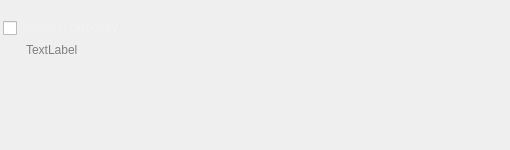
<?xml version="1.0" encoding="UTF-8"?>
<ui version="4.0">
 <class>GeneralItem</class>
 <widget class="QWidget" name="GeneralItem">
  <property name="geometry">
   <rect>
    <x>0</x>
    <y>0</y>
    <width>510</width>
    <height>150</height>
   </rect>
  </property>
  <property name="windowTitle">
   <string>Form</string>
  </property>
  <property name="styleSheet">
   <string notr="true">#setting_name{
	color:#f2f2f2;
	font: 18px &quot;Roboto&quot;;
	font-weight:300;
}

#setting_desc{
	color:gray;
	font:12px &quot;Lato&quot;;
	font-weight:300;
	margin-left:20;
}

#setting_path{
	background-color:rgb(45,45,45);
	color:#f2f2f2;
	border:1px solid rgb(40,40,40);
	border-radius:4px;
}

#set_default{
	background-color:#323232;
	font: 14px &quot;Lato&quot;;
	color:#f2f2f2;
}

#set_default:hover{
	color:#1473e6;
	text-decoration:underline;
	background-color:#323232;
}</string>
  </property>
  <widget class="QWidget" name="">
   <property name="geometry">
    <rect>
     <x>3</x>
     <y>5</y>
     <width>221</width>
     <height>47</height>
    </rect>
   </property>
   <layout class="QHBoxLayout" name="horizontalLayout">
    <item>
     <widget class="QCheckBox" name="setting_state">
      <property name="maximumSize">
       <size>
        <width>20</width>
        <height>16777215</height>
       </size>
      </property>
      <property name="text">
       <string/>
      </property>
     </widget>
    </item>
    <item>
     <widget class="QLabel" name="setting_name">
      <property name="minimumSize">
       <size>
        <width>200</width>
        <height>40</height>
       </size>
      </property>
      <property name="maximumSize">
       <size>
        <width>200</width>
        <height>40</height>
       </size>
      </property>
      <property name="text">
       <string>Session Directory</string>
      </property>
      <property name="alignment">
       <set>Qt::AlignLeading|Qt::AlignLeft|Qt::AlignVCenter</set>
      </property>
     </widget>
    </item>
   </layout>
  </widget>
  <widget class="QLabel" name="setting_desc">
   <property name="geometry">
    <rect>
     <x>3</x>
     <y>40</y>
     <width>240</width>
     <height>50</height>
    </rect>
   </property>
   <property name="minimumSize">
    <size>
     <width>240</width>
     <height>50</height>
    </size>
   </property>
   <property name="maximumSize">
    <size>
     <width>240</width>
     <height>50</height>
    </size>
   </property>
   <property name="text">
    <string>TextLabel</string>
   </property>
   <property name="alignment">
    <set>Qt::AlignLeading|Qt::AlignLeft|Qt::AlignTop</set>
   </property>
   <property name="wordWrap">
    <bool>false</bool>
   </property>
  </widget>
 </widget>
 <resources/>
 <connections/>
</ui>
